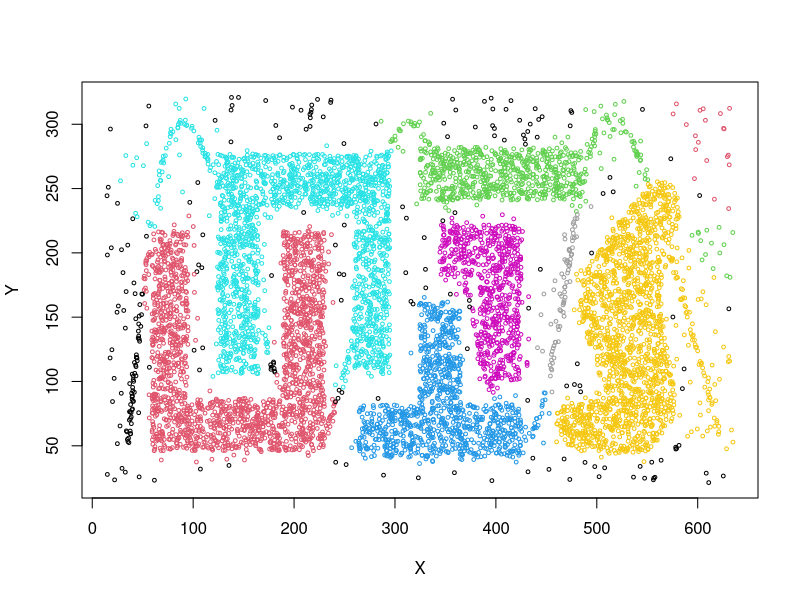

Write the R code that produced this figure.
library(dbscan)


### Name: sNNclust
### Title: Shared Nearest Neighbor Clustering
### Aliases: sNNclust snnclust
### Keywords: model clustering

### ** Examples

data("DS3")

# Out of k = 20 NN 7 (eps) have to be shared to create a link in the sNN graph.
# A point needs a least 16 (minPts) links in the sNN graph to be a core point.
# Noise points have cluster id 0 and are shown in black.
cl <- sNNclust(DS3, k = 20, eps = 7, minPts = 16)
plot(DS3, col = cl$cluster + 1L, cex = .5)
